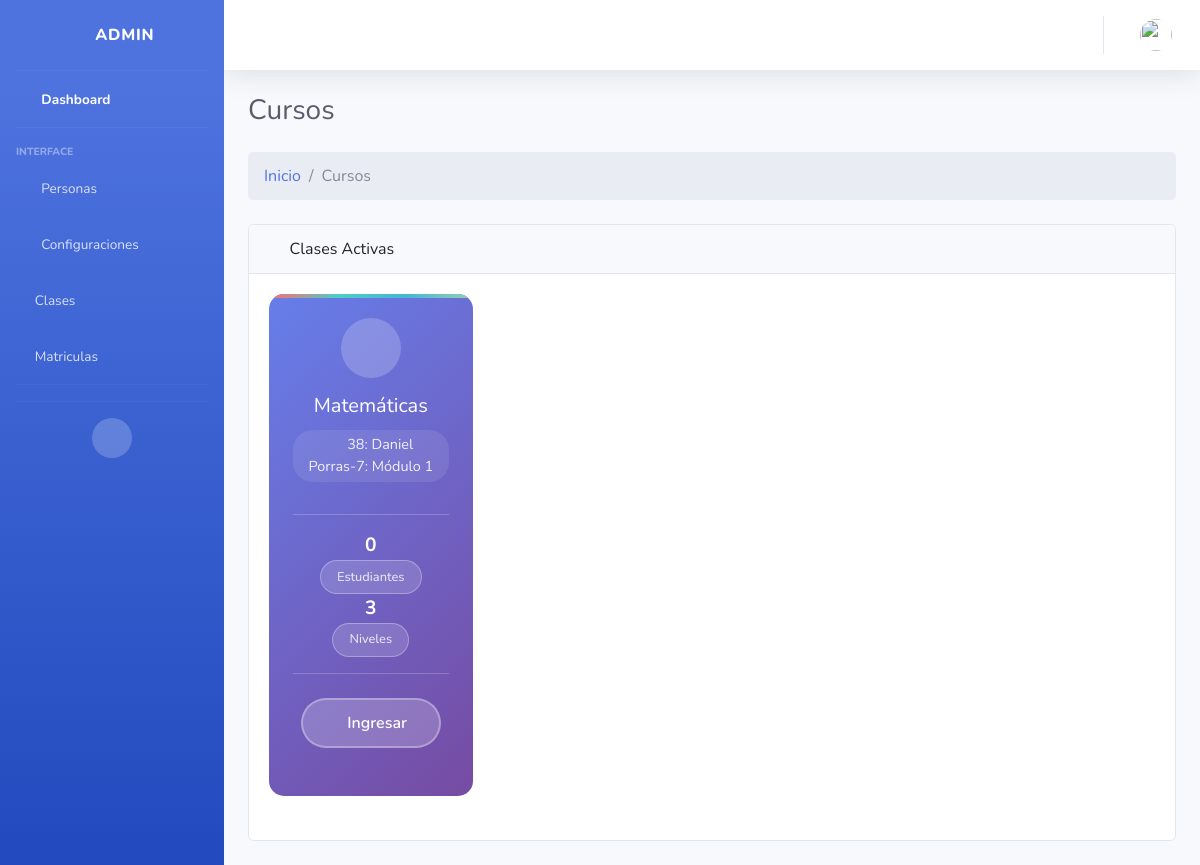
/matricula/ (signed in), run on the app's committed database.
### Aplicaciones/core/models.py (models this page shows, shortened)
class Clases (models.Model):
    cla_id = models.AutoField(primary_key=True)
    fk_docente = models.ForeignKey(Docentes,verbose_name='Docente',on_delete=models.CASCADE)
    fk_modulo = models.ForeignKey(Modulos,verbose_name='Modulo',on_delete=models.CASCADE)
    cla_nombre = models.CharField(max_length=100,null=False,verbose_name="Clase:")
    cla_estado = models.BooleanField(default=True,verbose_name='Estado:')
    cla_fecha_creacion = models.DateTimeField(auto_now_add=True,verbose_name='Creado el:')
    cla_fecha_actualizacion = models.DateTimeField(auto_now=True,verbose_name='Actualizado el:')

class Docentes(models.Model):
    doc_id = models.AutoField(primary_key=True)
    fk_id_persona = models.ForeignKey(Personas,verbose_name='Persona',on_delete=models.CASCADE)
    doc_cargo = models.CharField(max_length=100,default="Null",null=False,verbose_name="Cargo:")
    doc_fotografia = models.ImageField(upload_to='docentes/',default=None,verbose_name="Fotografía:")
    doc_estado = models.BooleanField(default=True,verbose_name='Estado:')
    def __str__(self):
        return f"{self.doc_id}: {self.fk_id_persona.fk_id_usuario.first_name} {self.fk_id_persona.fk_id_usuario.last_name}"

class Personas(models.Model):
    per_id = models.AutoField(primary_key=True)
    fk_id_usuario = models.ForeignKey(User,verbose_name='Usuario',on_delete=models.CASCADE)
    per_segundo_nombre = models.CharField(max_length=50,default="Null",null=False,verbose_name="Segundo nombre:")
    per_segundo_apellido = models.CharField(max_length=50,default="Null",null=False,verbose_name="Segundo apellido:")
    per_fecha_nacimiento = models.DateField(
        null=True,          # permite guardar NULL en la base de datos
        blank=True,         # permite dejarlo en blanco en formularios
        verbose_name="Fecha de nacimiento:"
    )
    per_cedula = models.CharField(max_length=15,default="Null",null=False,verbose_name="Cédula:")
    per_telefono = models.CharField(max_length=15,default="Null",null=True,verbose_name="Teléfono:")
    per_fecha_actualizacion = models.DateTimeField(auto_now=True,verbose_name='Actualizado el:')

class Modulos(models.Model):
    mod_id = models.AutoField(primary_key=True)
    mod_nombre = models.CharField(max_length=50,null=False,unique=True,verbose_name="Nombre del modulo:")
    mod_descripcion = models.CharField(max_length=100,null=False,verbose_name="Descripción del modulo:")
    mod_estado = models.BooleanField(default=True,verbose_name='Estado:')
    mod_fecha_creacion = models.DateTimeField(auto_now_add=True,verbose_name='Creado el:')
    mod_fecha_actualizacion = models.DateTimeField(auto_now=True,verbose_name='Actualizado el:')
    def __str__(self):
        return f"{self.mod_id}: {self.mod_nombre}"

### Aplicaciones/core/views/crud_matricula_views.py (the view)
# urls.py: path('', loguin_views.index, name='loguin_index'),
@admin_required
def index(request):
    clases = Clases.objects.annotate(
        num_matriculados=Count('matriculas'),
    )
    return render(request, 'matricula/Index.html', {'clases': clases})

### Aplicaciones/core/context_processors.py (called while the page is built, shortened)
def foto_perfil_usuario(request):
    if request.user.is_authenticated:
        try:
            persona = Personas.objects.get(fk_id_usuario=request.user)
        except Personas.DoesNotExist:
            return {'foto_perfil': None}
    return {'foto_perfil': None}

### Aplicaciones/core/templates/matricula/Index.html (shortened to what this page needs)
{% extends "plantillas/MasterAdmin.html" %}
{% load static %}
{% block content %}
<div class="container-fluid ">
    <div class="d-sm-flex align-items-center justify-content-between mb-4">
        <h1 class="h3 mb-0 text-gray-800">Cursos</h1>
    </div>
    <ol class="breadcrumb mb-4">
        <li class="breadcrumb-item"><a href="{% url 'core_admin' %}">Inicio</a></li>
        <li class="breadcrumb-item active">Cursos</li>
    </ol>
    <div class="card mb-4">
        <div class="card-header">
            <i class="fas fa-table me-1"></i>
            Clases Activas
        </div>
        <div class="card-body">
                <div class="row">
                        {% for clase in clases %}
                        <div class="col-md-4 col-lg-3 mb-4">
                            <div class="card class-card gradient-1 h-100">
                                <div class="card-body-custom">
                                    <div class="class-icon">
                                        <i class="fas fa-chalkboard-teacher"></i>
                                    </div>
                                    <h5 class="card-title">{{ clase.cla_nombre }}</h5>
                                    <span class="module-name">
                                        <i class="fas fa-book-open me-1"></i>
                                        {{ clase.fk_docente}}-{{ clase.fk_modulo }}
                                    </span>
                                    <div class="stats-row ">
                                        <div class="stat-item">
                                            <span class="stat-number">{{ clase.num_matriculados }}</span>
                                            <a href="{% url 'matricula_detalle' clase.cla_id %}" class=" btn-matriculados">
                                                <span class="stat-label">Estudiantes</span>
                                            </a>
                                        </div>
                                        <div class="stat-item">
                                            <span class="stat-number">{{ clase.fk_modulo.niveles.count|default:0 }}</span>
                                            <a href="#" class="btn-matriculados">
                                                <span class="stat-label">Niveles</span>
                                            </a>
                                        </div>
                                    </div>
                                    <div class="students-actions">
                                        <a href="{% url 'avance_index' clase.cla_id %}" class="btn-students">
                                            <i class="fas fa-users"></i>
                                            Ingresar
                                        </a>
                                    </div>
                                </div>
                            </div>
                        </div>
                        {% empty %}
                        <div class="col-12">
                            <div class="alert alert-info text-center">
                                No hay clases activas disponibles.
                            </div>
                        </div>
                        {% endfor %}
                    </div>
                </div>
        </div>
    </div>
</div>
{% endblock %}

### Aplicaciones/core/templates/matricula/Index.html (style rules this page uses)
.class-card { border: none; border-radius: 15px; overflow: hidden; transition: all 0.3s ease; background: linear-gradient(135deg, #667eea 0%, #764ba2 100%); color: white; position: relative; }
.class-card::before { content: ''; position: absolute; top: 0; left: 0; right: 0; height: 4px; background: linear-gradient(90deg, #ff6b6b, #4ecdc4, #45b7d1, #96ceb4); }
.class-icon { width: 60px; height: 60px; background: rgba(255, 255, 255, 0.2); border-radius: 50%; display: flex; align-items: center; justify-content: center; margin: 0 auto 1rem; font-size: 1.5rem; }
.module-name { font-size: 0.9rem; opacity: 0.9; background: rgba(255, 255, 255, 0.1); padding: 0.3rem 0.8rem; border-radius: 20px; display: inline-block; margin-bottom: 1rem; }
.card-body-custom { padding: 1.5rem; text-align: center; }
.students-actions { display: flex; flex-wrap: wrap; justify-content: center; gap: 1rem; margin: 1.5rem 0; }
.btn-students { background: rgba(255, 255, 255, 0.2); border: 2px solid rgba(255, 255, 255, 0.3); color: white; padding: 0.7rem 1.5rem; border-radius: 25px; font-weight: 600; transition: all 0.3s ease; text-decoration: none; display: inline-flex; align-items: center; gap: 0.5rem; min-width: 140px; }
.btn-matriculados { background: rgba(255, 255, 255, 0.15); border: 1px solid rgba(255, 255, 255, 0.3); color: #fff; padding: 0.4rem 1rem; border-radius: 20px; font-size: 0.85rem; font-weight: 500; transition: all 0.2s ease-in-out; text-decoration: none; display: inline-flex; align-items: center; gap: 0.4rem; }
.stats-row { display: flex; justify-content: center; flex-wrap: wrap; gap:'1rem'; margin: 1rem 0; padding: 1rem 0; border-top: 1px solid rgba(255, 255, 255, 0.2); border-bottom: 1px solid rgba(255, 255, 255, 0.2); }
.stat-item { text-align: center; flex: 100px; }
.stat-number { font-size: 1.2rem; font-weight: bold; display: block; }
.stat-label { font-size: 0.8rem; opacity: 0.8; }
.gradient-1 { background: linear-gradient(135deg, #667eea 0%, #764ba2 100%); }

### data on the page
Clases: cla_nombre "Matemáticas", fk_docente "38: Daniel Porras", fk_modulo "7: Módulo 1", num_matriculados "0", fk_modulo.niveles.count "3"
